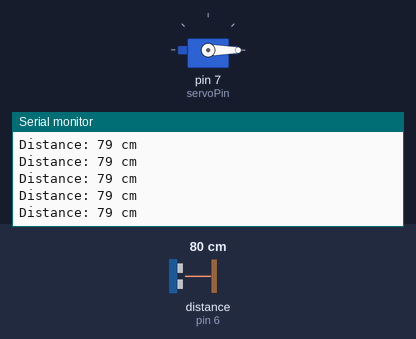
Recording of a sketch running on a simulated Arduino Uno, built with avr-gcc and run on an emulated ATmega328P. Shown: servo, the last lines printed to the serial monitor. Wiring (inferred from the names in the program): ultrasonic range finder: trigger pin 5; echo pin 6. The test bench sets the inputs (shaded band); at power-on: distance to the obstacle (sensor on pin 6) 80 cm. The echo pulse lasts 58.3 µs per cm.

Above: at 1.3 s.
1.4 s: distance to the obstacle (sensor on pin 6) set to 120 cm
At 2.0 s:
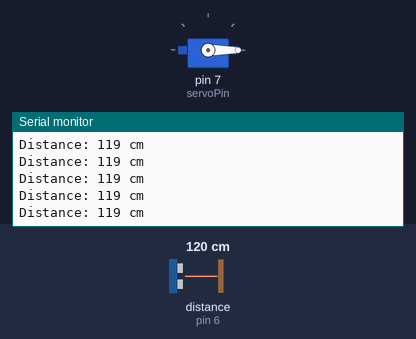
4.4 s: distance to the obstacle (sensor on pin 6) set to 60 cm
At 5.1 s:
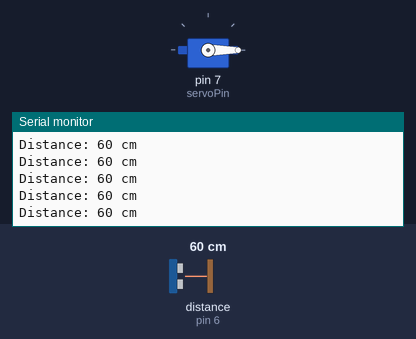
Timing chart, 0 to 7.4 s (numbered marks = the images above; inputs shaded):
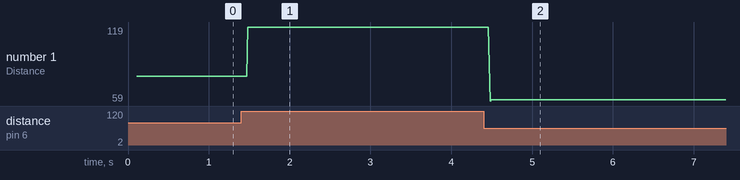

Measured:
- after the input at 1.4 s, the serial monitor: prints a new line after 0.08 s (image 1)
- after the input at 4.4 s, the serial monitor: prints a new line after 0.08 s (image 2)
- plotted number 1: 79 → 119 after the input at 1.4 s, 119 → 60 after the input at 4.4 s

The sketch:

smart-bin.ino
```cpp
#include <Servo.h>

Servo servo;
int trigPin = 5; // Pin connected to the trigger pin of the ultrasonic sensor
int echoPin = 6; // Pin connected to the echo pin of the ultrasonic sensor
int servoPin = 7; // Pin connected to the servo motor
long duration, distance; // Variables to store the duration (of the echo pulse) and distance

void setup() {
    Serial.begin(9600); // Start serial communication
    servo.attach(servoPin); // Attach the servo to the servoPin
    pinMode(trigPin, OUTPUT); // Set the trigPin as an OUTPUT
    pinMode(echoPin, INPUT); // Set the echoPin as an INPUT
    servo.write(0); // Close the bin lid on power on
    delay(100);
    servo.detach(); // Detach the servo to save power
}

void measureDistance() {
    digitalWrite(trigPin, LOW);
    delayMicroseconds(5);
    digitalWrite(trigPin, HIGH);
    delayMicroseconds(10);
    digitalWrite(trigPin, LOW);
    duration = pulseIn(echoPin, HIGH);
    distance = (duration / 2) / 29.1; // Calculate the distance
}

void loop() {
    measureDistance(); // Measure the distance

    // Open the lid if an object is within 50cm and keep it open as long as it's there
    if (distance < 50) {
        servo.attach(servoPin);
        servo.write(0); // Open the bin lid

        // Stay in this loop as long as the object is within the 50cm range
        while(distance < 50) {
            measureDistance(); // Keep measuring the distance
            delay(10); // Short delay for stability
        }

        servo.write(150); // Close the bin lid
        delay(1000);
        servo.detach(); // Detach the servo
    }

    Serial.print("Distance: ");
    Serial.print(distance);
    Serial.println(" cm");
}
```
